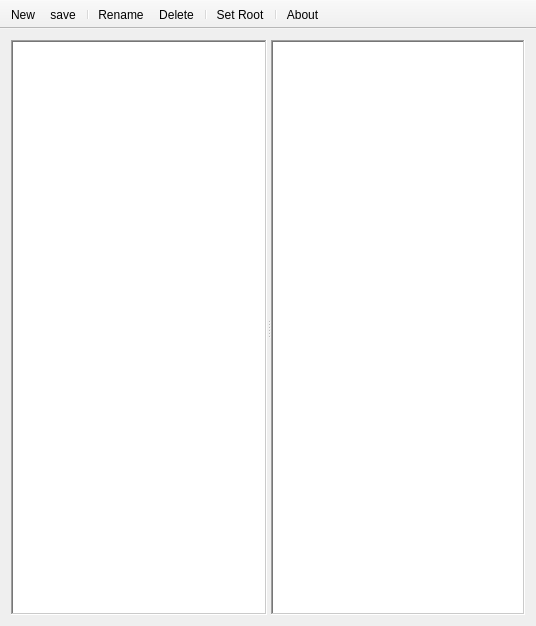
<?xml version="1.0" encoding="UTF-8"?>
<ui version="4.0">
 <class>MainWindow</class>
 <widget class="QMainWindow" name="MainWindow">
  <property name="geometry">
   <rect>
    <x>0</x>
    <y>0</y>
    <width>536</width>
    <height>626</height>
   </rect>
  </property>
  <property name="sizePolicy">
   <sizepolicy hsizetype="Expanding" vsizetype="Expanding">
    <horstretch>0</horstretch>
    <verstretch>0</verstretch>
   </sizepolicy>
  </property>
  <property name="windowTitle">
   <string>Qtombo</string>
  </property>
  <property name="windowIcon">
   <iconset resource="../res/qtombo.qrc">
    <normaloff>:/icon/tombo.ico</normaloff>:/icon/tombo.ico</iconset>
  </property>
  <widget class="QWidget" name="centralWidget">
   <property name="sizePolicy">
    <sizepolicy hsizetype="Expanding" vsizetype="Expanding">
     <horstretch>0</horstretch>
     <verstretch>0</verstretch>
    </sizepolicy>
   </property>
   <layout class="QHBoxLayout" name="horizontalLayout">
    <item>
     <widget class="QSplitter" name="splitter">
      <property name="orientation">
       <enum>Qt::Horizontal</enum>
      </property>
      <widget class="QTomboTreeView" name="treeView">
       <property name="enabled">
        <bool>true</bool>
       </property>
       <property name="sizePolicy">
        <sizepolicy hsizetype="Fixed" vsizetype="Expanding">
         <horstretch>0</horstretch>
         <verstretch>1</verstretch>
        </sizepolicy>
       </property>
       <property name="minimumSize">
        <size>
         <width>50</width>
         <height>50</height>
        </size>
       </property>
       <property name="contextMenuPolicy">
        <enum>Qt::CustomContextMenu</enum>
       </property>
       <property name="frameShape">
        <enum>QFrame::WinPanel</enum>
       </property>
       <property name="showDropIndicator" stdset="0">
        <bool>false</bool>
       </property>
       <property name="alternatingRowColors">
        <bool>true</bool>
       </property>
       <property name="indentation">
        <number>10</number>
       </property>
       <property name="rootIsDecorated">
        <bool>true</bool>
       </property>
       <property name="uniformRowHeights">
        <bool>false</bool>
       </property>
       <property name="animated">
        <bool>false</bool>
       </property>
       <property name="allColumnsShowFocus">
        <bool>true</bool>
       </property>
       <attribute name="headerVisible">
        <bool>false</bool>
       </attribute>
       <attribute name="headerMinimumSectionSize">
        <number>500</number>
       </attribute>
       <attribute name="headerDefaultSectionSize">
        <number>500</number>
       </attribute>
      </widget>
      <widget class="QTextEdit" name="textEdit">
       <property name="sizePolicy">
        <sizepolicy hsizetype="Expanding" vsizetype="Expanding">
         <horstretch>1</horstretch>
         <verstretch>1</verstretch>
        </sizepolicy>
       </property>
       <property name="minimumSize">
        <size>
         <width>50</width>
         <height>50</height>
        </size>
       </property>
       <property name="cursor" stdset="0">
        <cursorShape>IBeamCursor</cursorShape>
       </property>
       <property name="frameShape">
        <enum>QFrame::WinPanel</enum>
       </property>
       <property name="html">
        <string>&lt;!DOCTYPE HTML PUBLIC &quot;-//W3C//DTD HTML 4.0//EN&quot; &quot;http://www.w3.org/TR/REC-html40/strict.dtd&quot;&gt;
&lt;html&gt;&lt;head&gt;&lt;meta name=&quot;qrichtext&quot; content=&quot;1&quot; /&gt;&lt;style type=&quot;text/css&quot;&gt;
p, li { white-space: pre-wrap; }
&lt;/style&gt;&lt;/head&gt;&lt;body style=&quot; font-family:'Verdana'; font-size:9pt; font-weight:400; font-style:normal;&quot;&gt;
&lt;p style=&quot;-qt-paragraph-type:empty; margin-top:0px; margin-bottom:0px; margin-left:0px; margin-right:0px; -qt-block-indent:0; text-indent:0px; font-family:'Sans Serif';&quot;&gt;&lt;br /&gt;&lt;/p&gt;&lt;/body&gt;&lt;/html&gt;</string>
       </property>
       <property name="tabStopWidth">
        <number>40</number>
       </property>
      </widget>
     </widget>
    </item>
   </layout>
  </widget>
  <widget class="QToolBar" name="mainToolBar">
   <property name="sizePolicy">
    <sizepolicy hsizetype="Expanding" vsizetype="Fixed">
     <horstretch>0</horstretch>
     <verstretch>0</verstretch>
    </sizepolicy>
   </property>
   <property name="movable">
    <bool>false</bool>
   </property>
   <property name="allowedAreas">
    <set>Qt::AllToolBarAreas</set>
   </property>
   <property name="iconSize">
    <size>
     <width>16</width>
     <height>16</height>
    </size>
   </property>
   <property name="toolButtonStyle">
    <enum>Qt::ToolButtonIconOnly</enum>
   </property>
   <property name="floatable">
    <bool>false</bool>
   </property>
   <attribute name="toolBarArea">
    <enum>TopToolBarArea</enum>
   </attribute>
   <attribute name="toolBarBreak">
    <bool>false</bool>
   </attribute>
   <addaction name="actionNew"/>
   <addaction name="actionSave"/>
   <addaction name="separator"/>
   <addaction name="actionRename"/>
   <addaction name="actionDelete"/>
   <addaction name="separator"/>
   <addaction name="actionSet_Root"/>
   <addaction name="separator"/>
   <addaction name="actionAbout"/>
  </widget>
  <action name="actionSave">
   <property name="icon">
    <iconset>
     <normalon>:/icon/document-save.svg</normalon>
    </iconset>
   </property>
   <property name="text">
    <string>save</string>
   </property>
   <property name="toolTip">
    <string>Save</string>
   </property>
   <property name="shortcut">
    <string>Ctrl+S</string>
   </property>
  </action>
  <action name="actionSet_Root">
   <property name="icon">
    <iconset resource="../res/qtombo.qrc">
     <normaloff>:/icon/document-properties.svg</normaloff>:/icon/document-properties.svg</iconset>
   </property>
   <property name="text">
    <string>Set Root</string>
   </property>
  </action>
  <action name="actionNew">
   <property name="icon">
    <iconset resource="../res/qtombo.qrc">
     <normaloff>:/icon/document-new.svg</normaloff>:/icon/document-new.svg</iconset>
   </property>
   <property name="text">
    <string>New</string>
   </property>
   <property name="toolTip">
    <string>New</string>
   </property>
   <property name="shortcut">
    <string>Ctrl+N</string>
   </property>
  </action>
  <action name="actionDelete">
   <property name="icon">
    <iconset resource="../res/qtombo.qrc">
     <normaloff>:/icon/edit-delete.svg</normaloff>:/icon/edit-delete.svg</iconset>
   </property>
   <property name="text">
    <string>Delete</string>
   </property>
   <property name="toolTip">
    <string>Delete File</string>
   </property>
   <property name="shortcut">
    <string>Del</string>
   </property>
  </action>
  <action name="actionRename">
   <property name="icon">
    <iconset resource="../res/qtombo.qrc">
     <normaloff>:/icon/Rename_icon.svg</normaloff>:/icon/Rename_icon.svg</iconset>
   </property>
   <property name="text">
    <string>Rename</string>
   </property>
   <property name="toolTip">
    <string>Rename</string>
   </property>
   <property name="shortcut">
    <string>F2</string>
   </property>
  </action>
  <action name="actionAbout">
   <property name="text">
    <string>About</string>
   </property>
   <property name="toolTip">
    <string>About</string>
   </property>
   <property name="shortcut">
    <string>F1</string>
   </property>
  </action>
 </widget>
 <layoutdefault spacing="6" margin="11"/>
 <customwidgets>
  <customwidget>
   <class>QTomboTreeView</class>
   <extends>QTreeView</extends>
   <header location="global">qtombotreeview.h</header>
  </customwidget>
 </customwidgets>
 <resources>
  <include location="../res/qtombo.qrc"/>
 </resources>
 <connections>
  <connection>
   <sender>treeView</sender>
   <signal>activated(QModelIndex)</signal>
   <receiver>textEdit</receiver>
   <slot>update()</slot>
   <hints>
    <hint type="sourcelabel">
     <x>127</x>
     <y>204</y>
    </hint>
    <hint type="destinationlabel">
     <x>398</x>
     <y>339</y>
    </hint>
   </hints>
  </connection>
  <connection>
   <sender>actionSave</sender>
   <signal>triggered()</signal>
   <receiver>MainWindow</receiver>
   <slot>save()</slot>
   <hints>
    <hint type="sourcelabel">
     <x>-1</x>
     <y>-1</y>
    </hint>
    <hint type="destinationlabel">
     <x>267</x>
     <y>312</y>
    </hint>
   </hints>
  </connection>
  <connection>
   <sender>actionSet_Root</sender>
   <signal>triggered()</signal>
   <receiver>MainWindow</receiver>
   <slot>setroot()</slot>
   <hints>
    <hint type="sourcelabel">
     <x>-1</x>
     <y>-1</y>
    </hint>
    <hint type="destinationlabel">
     <x>267</x>
     <y>312</y>
    </hint>
   </hints>
  </connection>
  <connection>
   <sender>actionNew</sender>
   <signal>triggered()</signal>
   <receiver>MainWindow</receiver>
   <slot>newfile()</slot>
   <hints>
    <hint type="sourcelabel">
     <x>-1</x>
     <y>-1</y>
    </hint>
    <hint type="destinationlabel">
     <x>267</x>
     <y>312</y>
    </hint>
   </hints>
  </connection>
  <connection>
   <sender>actionDelete</sender>
   <signal>triggered()</signal>
   <receiver>MainWindow</receiver>
   <slot>deletefile()</slot>
   <hints>
    <hint type="sourcelabel">
     <x>-1</x>
     <y>-1</y>
    </hint>
    <hint type="destinationlabel">
     <x>267</x>
     <y>312</y>
    </hint>
   </hints>
  </connection>
  <connection>
   <sender>actionRename</sender>
   <signal>triggered()</signal>
   <receiver>MainWindow</receiver>
   <slot>rename()</slot>
   <hints>
    <hint type="sourcelabel">
     <x>-1</x>
     <y>-1</y>
    </hint>
    <hint type="destinationlabel">
     <x>267</x>
     <y>312</y>
    </hint>
   </hints>
  </connection>
 </connections>
 <slots>
  <slot>save()</slot>
  <slot>setroot()</slot>
  <slot>newfile()</slot>
  <slot>deletefile()</slot>
  <slot>rename()</slot>
 </slots>
</ui>
